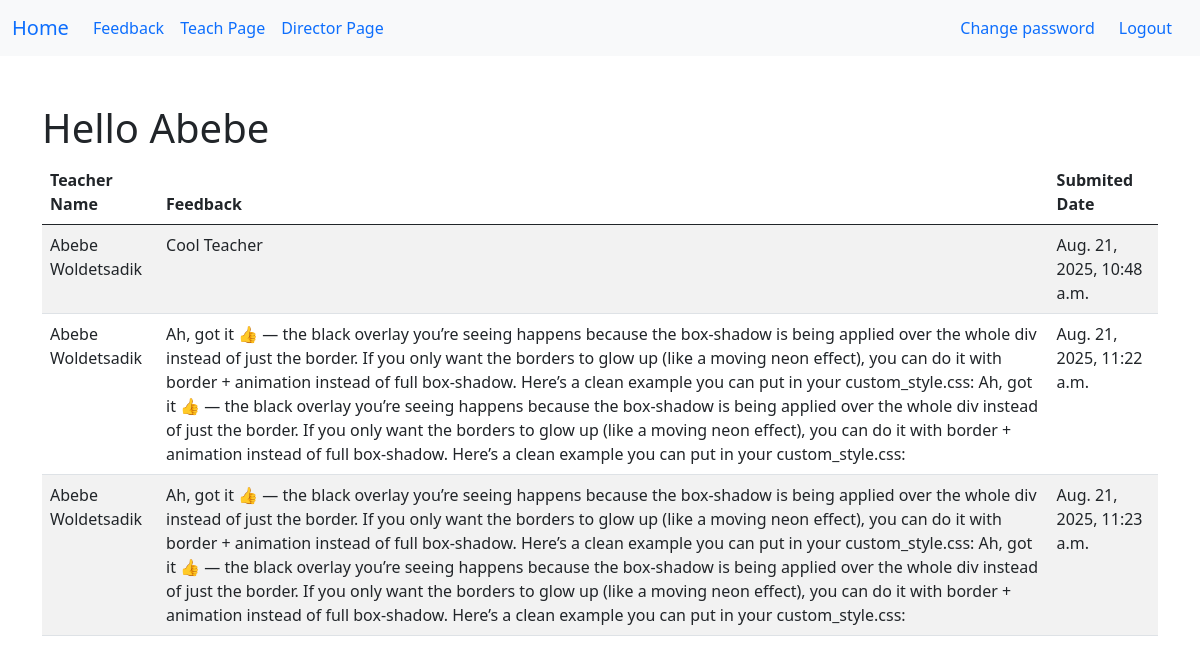
Page /feedback/teacher_feedback/ (signed in) on the committed database.
### feedback/models.py (models this page shows)
class Feedback(models.Model):
    teacher = models.ForeignKey(
        Teacher, on_delete=models.CASCADE, related_name='feedbacks')
    content = models.TextField()
    created_at = models.DateTimeField(default=timezone.now)

class Teacher(models.Model):
    user = models.OneToOneField(
        User, on_delete=models.CASCADE, related_name='teacher')
    full_name = models.CharField(max_length=100)
    def __str__(self):
        return self.full_name

### feedback/views.py (the view)
# urls.py: path('teacher_feedback/', teacher_feedback, name='teacher_feedback'),
@login_required
def teacher_feedback(request):
    try:
        teacher = Teacher.objects.get(user=request.user)
        feedbacks = Feedback.objects.filter(teacher=teacher)
    except Teacher.DoesNotExist:
        feedbacks = Feedback.objects.none()
    return render(request, 'feedback/teacher_feedback.html', {'feedbacks': feedbacks})

### feedback/templates/feedback/teacher_feedback.html
{% extends "base.html" %}
{% block content %}
<div class="container mt-5">
    <h1>Hello {{request.user}}</h1>
    <table class="table table-striped table-hover">
        <thead>
            <th>Teacher Name</th>
            <th>Feedback</th>
            <th>Submited Date</th>
        </thead>
        <tbody>
            {% for feedback in feedbacks %}
            <tr>
                <td>{{ feedback.teacher }}</td>
                <td>{{ feedback.content }}</td>
                <td>{{ feedback.created_at }}</td>
            </tr>
            {% endfor %}
        </tbody>
    </table>
</div>
{% endblock %}

### rows in the picture
Feedback: teacher "Abebe Woldetsadik", content "Cool Teacher", created_at "Aug. 21, 2025, 10:48 a.m."
Feedback: teacher "Abebe Woldetsadik", content "Ah, got it 👍 — the black overlay you’re seeing happens because the box-shadow is being applied over the whole div instead of just the border. If you only want the borders to glow up (like a moving neon effect), you can do it with border + animation instead of full box-shadow. Here’s a clean example you can put in your custom_style.css: Ah, got it 👍 — the black overlay you’re seeing happens because the box-shadow is being applied over the whole div instead of just the border. If you only want the borders to glow up (like a moving neon effect), you can do it with border + animation instead of full box-shadow. Here’s a clean example you can put in your custom_style.css:", created_at "Aug. 21, 2025, 11:22 a.m."
Feedback: teacher "Abebe Woldetsadik", content "Ah, got it 👍 — the black overlay you’re seeing happens because the box-shadow is being applied over the whole div instead of just the border. If you only want the borders to glow up (like a moving neon effect), you can do it with border + animation instead of full box-shadow. Here’s a clean example you can put in your custom_style.css: Ah, got it 👍 — the black overlay you’re seeing happens because the box-shadow is being applied over the whole div instead of just the border. If you only want the borders to glow up (like a moving neon effect), you can do it with border + animation instead of full box-shadow. Here’s a clean example you can put in your custom_style.css:", created_at "Aug. 21, 2025, 11:23 a.m."

### other values in the picture
{{ request.user }} "Abebe"
